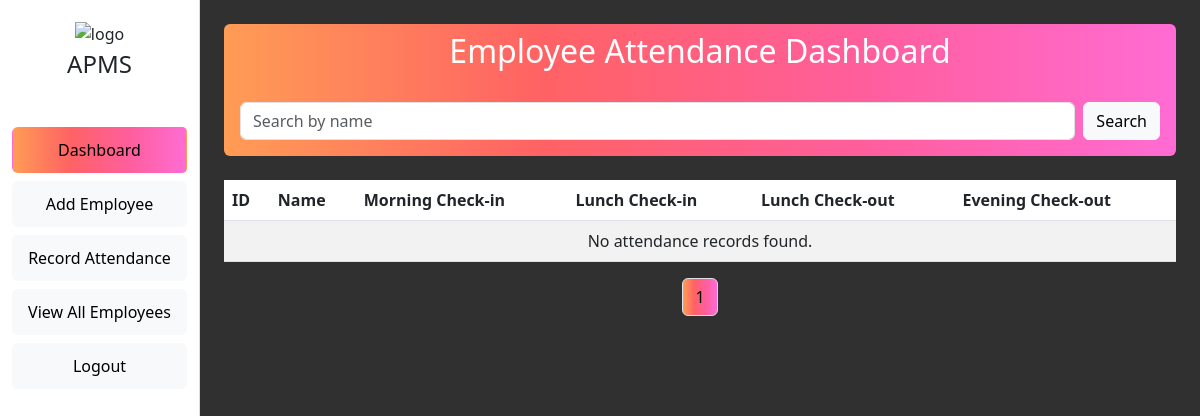
Before: /dashboard/ (signed in) with the older database file.
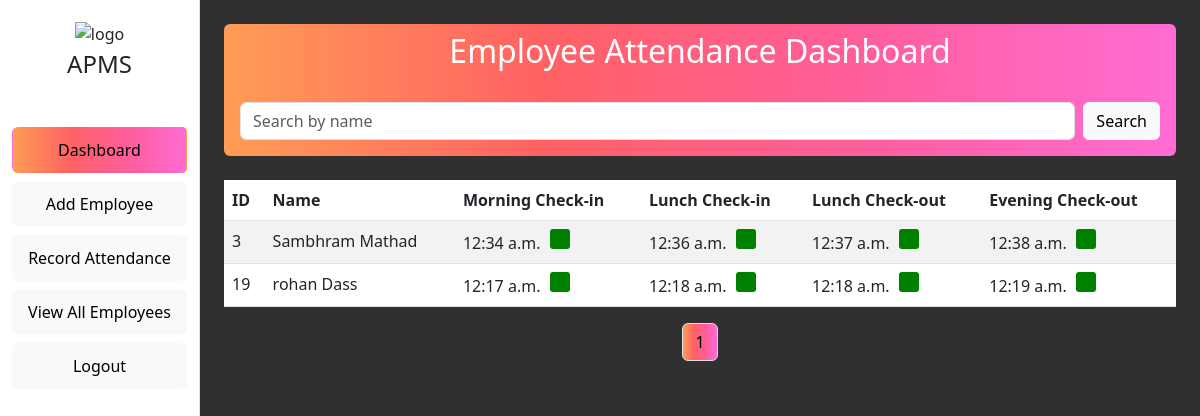
After: the same page with the newer database file.
### emp/models.py (models this page shows, shortened)
class Attendance(models.Model):
    employee = models.ForeignKey(Employee, on_delete=models.CASCADE)
    morning_check_in_time = models.DateTimeField(null=True, blank=True)
    morning_check_out_time = models.DateTimeField(null=True, blank=True)
    lunch_check_in_time = models.DateTimeField(null=True, blank=True)
    lunch_check_out_time = models.DateTimeField(null=True, blank=True)
    date = models.DateField(default=now)

class Employee(models.Model):
    GENDER_CHOICES = [
        ('M', 'Male'),
        ('F', 'Female'),
    ]
    SECTION_CHOICES = [
        ('Billing Section', 'Billing Section'),
        ('Men’s Nicker', 'Men’s Nicker'),
        ('Bag Section', 'Bag Section'),
        ('Saree section', 'Saree section'),
        ('Shirting and Suiting', 'Shirting and Suiting'),
        ('Men’s Readymade', 'Men’s Readymade'),
        ('Parakar', 'Parakar'),
        ('Ladies Undergarments', 'Ladies Undergarments'),
        ('Blouse Pc Section', 'Blouse Pc Section'),
        ('TOP section', 'TOP section'),
        ('Chudi Section', 'Chudi Section'),
        ('Kids Section', 'Kids Section'),
        ('Towel Section', 'Towel Section'),
    ]
    first_name = models.CharField(max_length=100)
    last_name = models.CharField(max_length=100)
    address = models.TextField(blank=True)  # Allow blank values
    gender = models.CharField(max_length=1, choices=GENDER_CHOICES)
    mobile = models.CharField(max_length=11, blank=True)  # Allow blank values
    base_salary = models.DecimalField(max_digits=10, decimal_places=2)
    section = models.CharField(max_length=50, choices=SECTION_CHOICES)  # New section field
    qr_code = models.ImageField(upload_to='qr_codes/', blank=True)
    def __str__(self):
        return f"{self.first_name} {self.last_name}"

### emp/views.py (the view)
# urls.py: path('dashboard/', views.dashboard, name='dashboard'),
def dashboard(request):
    if not request.user.is_authenticated:
        return redirect("admin_login")
    today = date.today()
    search_query = request.GET.get("search", "").strip()
    attendance = Attendance.objects.filter(
        Q(
            morning_check_in_time__isnull=True,
            lunch_check_in_time__isnull=False
        ) |
        Q(
            morning_check_in_time__isnull=False
        ),
        date=today
    ).select_related('employee').order_by('employee__id')
    if search_query:
        attendance = attendance.filter(
            Q(employee__first_name__icontains=search_query) |
            Q(employee__last_name__icontains=search_query)
        )
    page_number = request.GET.get("page", 1)
    paginator = Paginator(attendance, 10)  # Show 10 records per page
    attendance_records = paginator.get_page(page_number)
    return render(request, "dashboard.html", {"attendance_records": attendance_records, "search_query": search_query})

### emp/templates/dashboard.html (shortened to what this page needs)
<!DOCTYPE html>
<html lang="en">
<head>
    <link href="https://cdn.jsdelivr.net/npm/bootstrap@5.3.0-alpha3/dist/css/bootstrap.min.css" rel="stylesheet">
</head>
<body class="gradient-form" style="background-color:#424242;">
    <div class="container-fluid">
        <div class="row">
            <div class="col-md-3 col-lg-2 side-nav">
                <div class="text-center mb-1">
                    <img src="https://mdbcdn.b-cdn.net/img/Photos/new-templates/bootstrap-login-form/lotus.webp"
                        style="width: 105px;" alt="logo">
                </div>
                <h4 class="text-center mb-5">APMS</h4>
                {% if user.is_superuser %}
                <a class="btn gradient-custom-2 w-100 my-2">Dashboard</a>
                <a href="{% url 'add_employee' %}" class="btn btn-light w-100 my-2">Add Employee</a>
                <a href="{% url 'scan' %}" class="btn btn-light w-100 my-2">Record Attendance</a>
                <a href="{% url 'all_employees' %}" class="btn btn-light w-100 my-2">View All Employees</a>
                {% else %}
                <a class="btn gradient-custom-2 w-100 my-2">Dashboard</a>
                <a href="{% url 'scan' %}" class="btn btn-light w-100 my-2">Record Attendance</a>
                {% endif %}
                <a href="{% url 'admin_logout' %}" class="btn btn-light w-100 my-2">Logout</a>
            </div>
            <div class="col-md-9 col-lg-10" style="background-color:  #303030;">
                <div class="container mt-4">
                    <div class="gradient-custom-2 rounded-2">
                        <h2 class="text-center mb-3 pt-2 text-white">Employee Attendance Dashboard</h2>
                        <form method="GET" action="" class="d-flex mb-4 p-3">
                            <input type="text" name="search" class="form-control me-2" placeholder="Search by name"
                                value="{{ request.GET.search }}" required>
                            <button type="submit" class="btn btn-light">Search</button>
                        </form>
                    </div>
                    <table class="table table-striped bg-white rounded-2">
                        <thead>
                            <tr>
                                <th>ID</th>
                                <th>Name</th>
                                <th>Morning Check-in</th>
                                <th>Lunch Check-in</th>
                                <th>Lunch Check-out</th>
                                <th>Evening Check-out</th>
                            </tr>
                        </thead>
                        <tbody>
                            {% if attendance_records %}
                            {% for record in attendance_records %}
                            <tr>
                                <td>{{ record.employee.id }}</td>
                                <td>{{ record.employee }}</td>
                                <td>
                                    <span>{{ record.morning_check_in_time|date:"P" }}</span>
                                    <span
                                        class="status-box {% if record.morning_check_in_time is not None %}status-green{% else %}status-red{% endif %}"></span>
                                </td>
                                <td>
                                    <span>{{ record.lunch_check_in_time|date:"P" }}</span>
                                    <span
                                        class="status-box {% if record.lunch_check_in_time is not None %}status-green{% else %}status-red{% endif %}"></span>
                                </td>
                                <td>
                                    <span>{{ record.lunch_check_out_time|date:"P" }}</span>
                                    <span
                                        class="status-box {% if record.lunch_check_out_time is not None %}status-green{% else %}status-red{% endif %}"></span>
                                </td>
                                <td>
                                    <span>{{ record.morning_check_out_time|date:"P" }}</span>
                                    <span
                                        class="status-box {% if record.morning_check_out_time is not None %}status-green{% else %}status-red{% endif %}"></span>
                                </td>
                            </tr>
                            {% endfor %}
                            {% else %}
                            <tr>
                                <td colspan="6" class="text-center">No attendance records found.</td>
                            </tr>
                            {% endif %}
                        </tbody>
                    </table>
                    <nav aria-label="Page navigation">
                        <ul class="pagination justify-content-center">
                            {% for num in attendance_records.paginator.page_range %}
                            <li class="page-item">
                                <a class="page-link text-black {% if attendance_records.number == num %} gradient-custom-2 {% endif %}" href="?page={{ num }}{% if search_query %}&search={{ search_query }}{% endif %}">{{ num }}</a>
                            </li>
                            {% endfor %}
                        </ul>
                    </nav>
                </div>
            </div>
        </div>
    </div>
</body>
</html>

### emp/templates/dashboard.html (style rules this page uses)
.gradient-custom-2 { background: #ffbf71; background: -webkit-linear-gradient(to right, #fc9348, #ff585b, #ea5b92, #ff61cf); background: linear-gradient(to right, #ff9c55, #ff6264, #ff5e9c, #ff6cd3); }
@media (min-width: 768px) { .gradient-form { height: 100vh !important; } }
@media (min-width: 769px) { .gradient-custom-2 { border-top-right-radius: .3rem; border-bottom-right-radius: .3rem; } }
.status-box { width: 20px; height: 20px; display: inline-block; margin: 0 5px; border-radius: 3px; }
.status-green { background-color: green; }
.side-nav { height: 100vh; background-color: #fff; border-right: 1px solid #ddd; padding-top: 20px; }
.side-nav a { color: #000; display: block; padding: 10px 15px; text-decoration: none; }

Changed rows visible on the page:
added Attendance: employee.id "3", employee "Sambhram Mathad", morning_check_in_time "12:34 a.m.", lunch_check_in_time "12:36 a.m.", lunch_check_out_time "12:37 a.m.", morning_check_out_time "12:38 a.m."
added Attendance: employee.id "19", employee "rohan Dass", morning_check_in_time "12:17 a.m.", lunch_check_in_time "12:18 a.m.", lunch_check_out_time "12:18 a.m.", morning_check_out_time "12:19 a.m."
Other visible differences:
text no longer shown: "No attendance records found."
